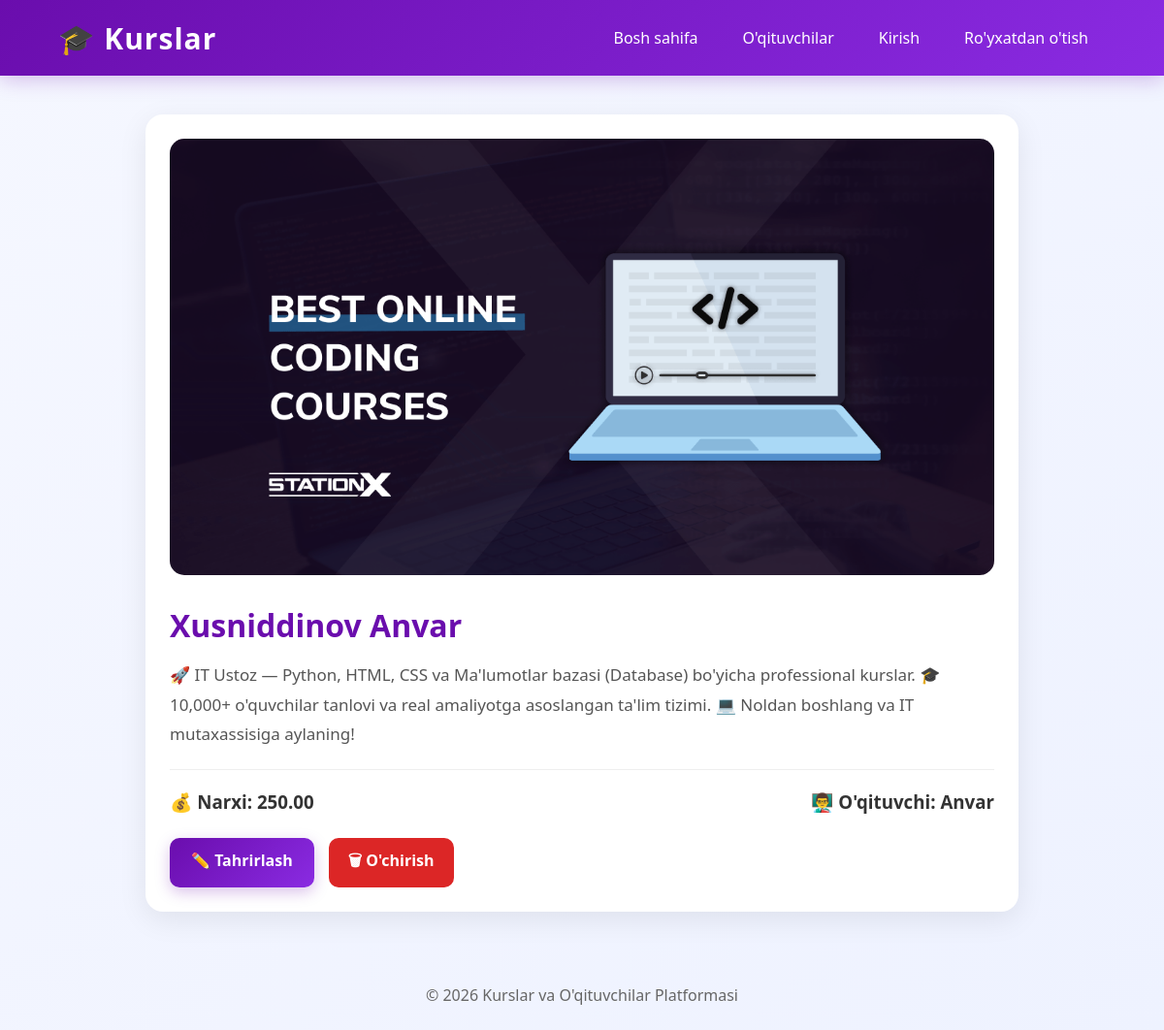
The page /course/xusniddinov-anvar/ on the database its author committed.
### courses/models.py (models this page shows, shortened)
class Course(models.Model):
    teacher = models.ForeignKey(
        Teacher,
        on_delete=models.CASCADE,
        related_name='courses'
    )
    tags = models.ManyToManyField(
        Tag,
        blank=True
    )
    title = models.CharField(max_length=255)
    description = models.TextField()
    image = models.ImageField(
        upload_to='courses/'
    )
    price = models.DecimalField(
        max_digits=10,
        decimal_places=2
    )
    slug = models.SlugField(
        unique=True,
        blank=True
    )
    created_at = models.DateTimeField(
        auto_now_add=True
    )

class Teacher(models.Model):
    user = models.OneToOneField(
        CustomUser,
        on_delete=models.CASCADE
    )
    bio = models.TextField()
    avatar = models.ImageField(
        upload_to='teachers/'
    )
    experience_years = models.PositiveIntegerField()

class CustomUser(AbstractUser):
    email = models.EmailField(unique=True)

### courses/views.py (the view)
# urls.py: path('course/<slug:slug>/', views.course_detail, name='course_detail'),
def course_detail(request,slug):
    course = get_object_or_404(
        Course,
        slug=slug
    )
    return render(
        request,
        'course_detail.html',
        {'course':course}
    )

### templates/course_detail.html
{% extends 'base.html' %}
{% block content %}
<div class="card" style="max-width:900px;margin:auto;">
    <img
        src="{{ course.image.url }}"
        alt="{{ course.title }}"
        style="
        width:100%;
        height:450px;
        object-fit:cover;
        border-radius:15px;
        margin-bottom:25px;
        "
    >
    <h1 style="color:#6a0dad;margin-bottom:15px;">
        {{ course.title }}
    </h1>
    <p style="
        color:#555;
        line-height:1.8;
        font-size:17px;
        margin-bottom:20px;
    ">
        {{ course.description }}
    </p>
    <hr style="margin:20px 0;border:none;border-top:1px solid #eee;">
    <div style="
        display:flex;
        justify-content:space-between;
        flex-wrap:wrap;
        gap:15px;
        margin-bottom:25px;
    ">
        <h3>
            💰 Narxi: {{ course.price }}
        </h3>
        <h3>
            👨‍🏫 O'qituvchi:
            {{ course.teacher.user.username }}
        </h3>
    </div>
    <div style="
        display:flex;
        gap:15px;
        flex-wrap:wrap;
    ">
        <a
            href="{% url 'course_update' course.slug %}"
            class="btn"
        >
            ✏️ Tahrirlash
        </a>
        <a
            href="{% url 'course_delete' course.slug %}"
            style="
            background:#dc2626;
            color:white;
            padding:12px 20px;
            border-radius:10px;
            text-decoration:none;
            font-weight:600;
            "
        >
            🗑 O'chirish
        </a>
    </div>
</div>
{% endblock %}

### templates/base.html (style rules this page uses)
* { margin:0; padding:0; box-sizing:border-box; font-family:'Segoe UI',sans-serif; }
body { background:linear-gradient(135deg,#f5f7ff,#eef2ff); min-height:100vh; color:#333; }
.btn { background:linear-gradient(135deg,#6a0dad,#8a2be2); color:white; padding:12px 22px; border:none; border-radius:10px; text-decoration:none; display:inline-block; cursor:pointer; font-weight:600; transition:.3s; box-shadow:0 5px 15px rgba(106,13,173,.25); }
.card { background:white; padding:25px; border-radius:18px; box-shadow:0 8px 30px rgba(0,0,0,.08); transition:.3s; margin-bottom:20px; }
.card p { line-height:1.7; color:#555; }

### rows shown on the page
Course: image (picture), title "Xusniddinov Anvar", description "🚀 IT Ustoz — Python, HTML, CSS va Ma'lumotlar bazasi (Database) bo'yicha professional kurslar. 🎓 10,000+ o'quvchilar tanlovi va real amaliyotga asoslangan ta'lim tizimi. 💻 Noldan boshlang va IT mutaxassisiga aylaning!", price "250.00", teacher.user.username "Anvar"
